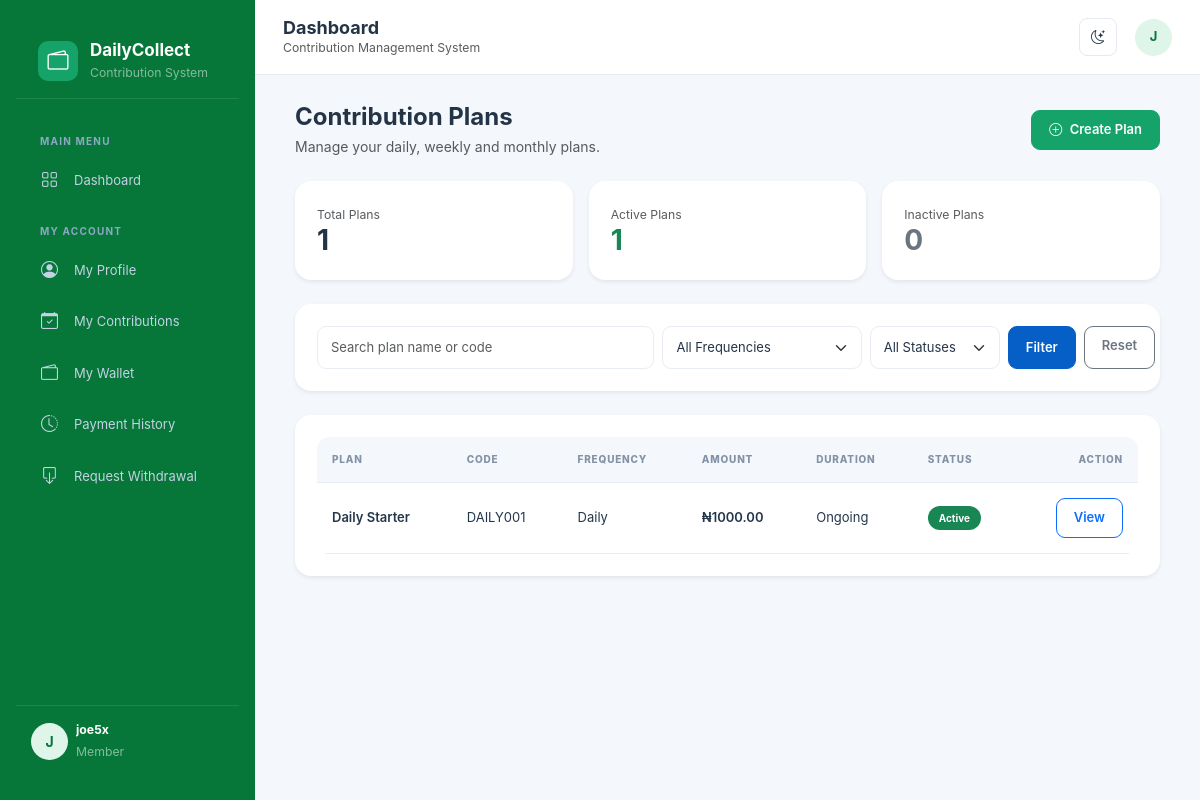
The app's page /contributions/ (signed in) with its own data.
### accounts/models.py (models this page shows, shortened)
class User(AbstractUser):
    class Role(models.TextChoices):
        ADMIN = 'ADMIN', 'Administrator'
        MANAGER = 'MANAGER', 'Manager'
        SUPERVISOR = 'SUPERVISOR', 'Supervisor'
        AGENT = 'AGENT', 'Collection Agent'
        ACCOUNTANT = 'ACCOUNTANT', 'Accountant'
        MEMBER = 'MEMBER', 'Member'
    email = models.EmailField(unique=True)
    phone = models.CharField(max_length=20, blank=True)
    role = models.CharField(
        max_length=20,
        choices=Role.choices,
        default=Role.MEMBER
    )
    is_active = models.BooleanField(default=True)
    created_at = models.DateTimeField(auto_now_add=True)
    updated_at = models.DateTimeField(auto_now=True)

### contributions/models.py (models this page shows, shortened)
class ContributionPlan(models.Model):
    class Frequency(models.TextChoices):
        DAILY = 'DAILY', 'Daily'
        WEEKLY = 'WEEKLY', 'Weekly'
        MONTHLY = 'MONTHLY', 'Monthly'
    WEEKDAYS = [
        (0, 'Monday'),
        (1, 'Tuesday'),
        (2, 'Wednesday'),
        (3, 'Thursday'),
        (4, 'Friday'),
        (5, 'Saturday'),
        (6, 'Sunday'),
    ]
    name = models.CharField(max_length=150)
    code = models.CharField(max_length=20, unique=True)
    description = models.TextField(blank=True)
    frequency = models.CharField(
        max_length=10,
        choices=Frequency.choices,
        default=Frequency.DAILY
    )
    amount = models.DecimalField(
        max_digits=12,
        decimal_places=2,
        validators=[MinValueValidator(0.01)]
    )
    collection_weekday = models.IntegerField(
        choices=WEEKDAYS,
        null=True,
        blank=True
    )
    collection_day = models.PositiveSmallIntegerField(
        null=True,
        blank=True
    )
    duration_days = models.PositiveIntegerField(
        null=True,
        blank=True,
        help_text="Leave empty for an ongoing contribution plan."
    )
    is_active = models.BooleanField(default=True)
    created_by = models.ForeignKey(
        settings.AUTH_USER_MODEL,
        on_delete=models.SET_NULL,
        null=True,
        blank=True,
        related_name='created_contribution_plans'
    )
    created_at = models.DateTimeField(auto_now_add=True)
    updated_at = models.DateTimeField(auto_now=True)
    class Meta:
        ordering = ['name']
        verbose_name = 'Contribution Plan'
        verbose_name_plural = 'Contribution Plans'

### contributions/views.py (the view)
# urls.py: path('', views.plan_list, name='plan_list'),
@login_required
@role_required(User.Role.ADMIN, User.Role.MANAGER)
def plan_list(request):
    plans = ContributionPlan.objects.all()
    search = request.GET.get('search', '').strip()
    frequency = request.GET.get('frequency', '')
    status = request.GET.get('status', '')
    if search:
        plans = plans.filter(
            Q(name__icontains=search) |
            Q(code__icontains=search) |
            Q(description__icontains=search)
        )
    if frequency:
        plans = plans.filter(frequency=frequency)
    if status == 'active':
        plans = plans.filter(is_active=True)
    elif status == 'inactive':
        plans = plans.filter(is_active=False)
    paginator = Paginator(plans, 15)
    page_number = request.GET.get('page')
    page_obj = paginator.get_page(page_number)
    context = {
        'page_obj': page_obj,
        'plans': page_obj.object_list,
        'search': search,
        'selected_frequency': frequency,
        'selected_status': status,
        'frequency_choices': ContributionPlan.Frequency.choices,
        'total_plans': ContributionPlan.objects.count(),
        'active_plans': ContributionPlan.objects.filter(
            is_active=True
        ).count(),
        'inactive_plans': ContributionPlan.objects.filter(
            is_active=False
        ).count(),
    }
    return render(
        request,
        'contributions/plan_list.html',
        context
    )

### templates/contributions/plan_list.html (shortened to what this page needs)
{% extends 'base.html' %}
{% block content %}
<div class="container-fluid">
    <div class="d-flex justify-content-between align-items-center flex-wrap gap-3 mb-4">
        <div>
            <h4 class="fw-bold mb-1">Contribution Plans</h4>
            <p class="text-muted mb-0">Manage your daily, weekly and monthly plans.</p>
        </div>
        <a href="{% url 'contributions:plan_create' %}" class="btn btn-success">
            <i class="bi bi-plus-circle me-1"></i> Create Plan
        </a>
    </div>
    <div class="row g-3 mb-4">
        <div class="col-md-4">
            <div class="card border-0 shadow-sm">
                <div class="card-body">
                    <small class="text-muted">Total Plans</small>
                    <h3 class="fw-bold mb-0">{{ total_plans }}</h3>
                </div>
            </div>
        </div>
        <div class="col-md-4">
            <div class="card border-0 shadow-sm">
                <div class="card-body">
                    <small class="text-muted">Active Plans</small>
                    <h3 class="fw-bold text-success mb-0">{{ active_plans }}</h3>
                </div>
            </div>
        </div>
        <div class="col-md-4">
            <div class="card border-0 shadow-sm">
                <div class="card-body">
                    <small class="text-muted">Inactive Plans</small>
                    <h3 class="fw-bold text-secondary mb-0">{{ inactive_plans }}</h3>
                </div>
            </div>
        </div>
    </div>
    <div class="card border-0 shadow-sm mb-4">
        <div class="card-body">
            <form method="get" class="row g-2">
                <div class="col-md-5">
                    <input type="text"
                           name="search"
                           value="{{ search }}"
                           class="form-control"
                           placeholder="Search plan name or code">
                </div>
                <div class="col-md-3">
                    <select name="frequency" class="form-select">
                        <option value="">All Frequencies</option>
                    </select>
                </div>
                <div class="col-md-2">
                    <select name="status" class="form-select">
                        <option value="">All Statuses</option>
                    </select>
                </div>
                <div class="col-md-2 d-flex gap-2">
                    <button class="btn btn-primary w-100">Filter</button>
                    <a href="{% url 'contributions:plan_list' %}"
                       class="btn btn-outline-secondary">Reset</a>
                </div>
            </form>
        </div>
    </div>
    <div class="card border-0 shadow-sm">
        <div class="card-body">
            <div class="table-responsive">
                <table class="table table-hover align-middle">
                    <thead class="table-light">
                        <tr>
                            <th>Plan</th>
                            <th>Code</th>
                            <th>Frequency</th>
                            <th>Amount</th>
                            <th>Duration</th>
                            <th>Status</th>
                            <th class="text-end">Action</th>
                        </tr>
                    </thead>
                    <tbody>
                        {% for plan in plans %}
                        <tr>
                            <td>
                                <div class="fw-semibold">{{ plan.name }}</div>
                            </td>
                            <td>{{ plan.code }}</td>
                            <td>{{ plan.get_frequency_display }}</td>
                            <td class="fw-semibold">
                                ₦{{ plan.amount|floatformat:2 }}
                            </td>
                            <td>
                                {% if plan.duration_days %}
                                    {{ plan.duration_days }} days
                                {% else %}
                                    Ongoing
                                {% endif %}
                            </td>
                            <td>
                                {% if plan.is_active %}
                                    <span class="badge bg-success">Active</span>
                                {% else %}
                                    <span class="badge bg-secondary">Inactive</span>
                                {% endif %}
                            </td>
                            <td class="text-end">
                                <a href="{% url 'contributions:plan_detail' plan.pk %}"
                                   class="btn btn-sm btn-outline-primary">
                                    View
                                </a>
                            </td>
                        </tr>
                        {% endfor %}
                    </tbody>
                </table>
            </div>
        </div>
    </div>
</div>
{% endblock %}

### templates/base.html (shortened to what this page needs)
{% load static %}
<!DOCTYPE html>
<html lang="en" data-bs-theme="light">
<head>
    <link href="https://cdn.jsdelivr.net/npm/bootstrap@5.3.3/dist/css/bootstrap.min.css" rel="stylesheet">
    <link href="https://cdn.jsdelivr.net/npm/bootstrap-icons@1.11.3/font/bootstrap-icons.css" rel="stylesheet">
    <link rel="stylesheet"
      href="{% static 'css/style.css' %}">
</head>
<body>
{% if request.user.is_authenticated %}
<aside class="sidebar" id="sidebar">
    <div class="brand">
        <div class="brand-icon">
            <i class="bi bi-wallet2 text-white"></i>
        </div>
        <div>
            <h5 class="brand-name">DailyCollect</h5>
            <small class="text-white-50">Contribution System</small>
        </div>
    </div>
<div class="sidebar-menu">
    <div class="menu-label">Main Menu</div>
    <a href="{% url 'dashboard' %}" class="sidebar-link">
        <i class="bi bi-grid"></i> Dashboard
    </a>
    {% if request.user.role == 'ADMIN' %}
        <div class="menu-label">Administration</div>
        <a href="{% url 'agents:agent_create' %}" class="sidebar-link">
            <i class="bi bi-person-plus"></i> Register Agent
        </a>
        <a href="{% url 'accounts:user_list' %}" class="sidebar-link">
            <i class="bi bi-people"></i> User Management
        </a>
        <a href="{% url 'agents:agent_list' %}" class="sidebar-link">
            <i class="bi bi-people"></i> Agent Management
        </a>
        <a href="{% url 'members:member_list' %}" class="sidebar-link">
            <i class="bi bi-person-vcard"></i> Members
        </a>
        <a href="#" class="sidebar-link">
            <i class="bi bi-person-badge"></i> Collection Agents
        </a>
        <div class="menu-label">Contribution Management</div>
        <a href="{% url 'contributions:plan_list' %}" class="sidebar-link">
            <i class="bi bi-calendar-check"></i> Contribution Plans
        </a>
        <a href="{% url 'contributions:enrollment_list' %}"
            class="sidebar-link">
            <i class="bi bi-person-check"></i>Member Enrolments
        </a>
        <a href="{% url 'collections:collection_list' %}" class="sidebar-link">
            <i class="bi bi-cash-stack"></i> Daily Collections
        </a>
        <a href="#" class="sidebar-link">
            <i class="bi bi-wallet"></i> Member Wallets
        </a>
        <a href="#" class="sidebar-link">
            <i class="bi bi-box-arrow-down"></i> Withdrawals
        </a>
        <a href="{% url 'wallets:wallet_list' %}" class="nav-link">
            <i class="bi bi-wallet2"></i>Wallet Management
        </a>
        <div class="menu-label">Finance & Reports</div>
        <a href="#" class="sidebar-link">
            <i class="bi bi-arrow-left-right"></i> Transactions
        </a>
        <a href="#" class="sidebar-link">
            <i class="bi bi-receipt"></i> Expenses
        </a>
        <a href="#" class="sidebar-link">
            <i class="bi bi-graph-up-arrow"></i> Reports
        </a>
        <div class="menu-label">System</div>
        <a href="{% url 'accounts:change_password' %}" class="sidebar-link">
            <i class="bi bi-shield-lock"></i> Change Password
        </a>
    {% elif request.user.role == 'MEMBER' %}
        <div class="menu-label">My Account</div>
        <a href="{% url 'accounts:profile' %}" class="sidebar-link">
            <i class="bi bi-person-circle"></i> My Profile
        </a>
        <a href="#" class="sidebar-link">
            <i class="bi bi-calendar-check"></i> My Contributions
        </a>
        <a href="#" class="sidebar-link">
            <i class="bi bi-wallet2"></i> My Wallet
        </a>
        <a href="#" class="sidebar-link">
            <i class="bi bi-clock-history"></i> Payment History
        </a>
        <a href="#" class="sidebar-link">
            <i class="bi bi-box-arrow-down"></i> Request Withdrawal
        </a>
    {% endif %}
</div>
    <div class="sidebar-footer">
        <div class="d-flex align-items-center gap-2">
            <div class="user-avatar">
                {{ request.user.username|first|upper }}
            </div>
            <div class="flex-grow-1 overflow-hidden">
                <div class="text-white small fw-bold text-truncate">
                    {{ request.user.get_full_name|default:request.user.username }}
                </div>
                <small class="text-white-50">
                    {{ request.user.get_role_display }}
                </small>
            </div>
        </div>
    </div>
</aside>
<div class="main-wrapper">
    <header class="topbar">
        <div class="d-flex align-items-center gap-3">
            <div>
                <h5 class="topbar-title">
                    {% block page_title %}Dashboard{% endblock %}
                </h5>
                <small class="text-muted d-none d-sm-block">
                    Contribution Management System
                </small>
            </div>
        </div>
        <div class="topbar-actions">
            <button class="icon-btn" id="themeToggle"
                    title="Toggle theme">
                <i class="bi bi-moon-stars" id="themeIcon"></i>
            </button>
            <div class="dropdown">
                <button class="btn p-0 border-0"
                        data-bs-toggle="dropdown">
                    <div class="user-avatar">
                        {{ request.user.username|first|upper }}
                    </div>
                </button>
            </div>
        </div>
    </header>
    <main class="page-content">
        {% block content %}
        {% endblock %}
    </main>
</div>
{% else %}
    {% block auth_content %}{% endblock %}
{% endif %}
</body>
</html>

### records on screen
User: user.username|first "J", user.get_full_name "joe5x", user.role "Member"
ContributionPlan: name "Daily Starter", code "DAILY001", frequency "Daily", amount "1000.00", shows "Ongoing", is_active "Active"

### other values on screen
{{ total_plans }} "1"
{{ active_plans }} "1"
{{ inactive_plans }} "0"
